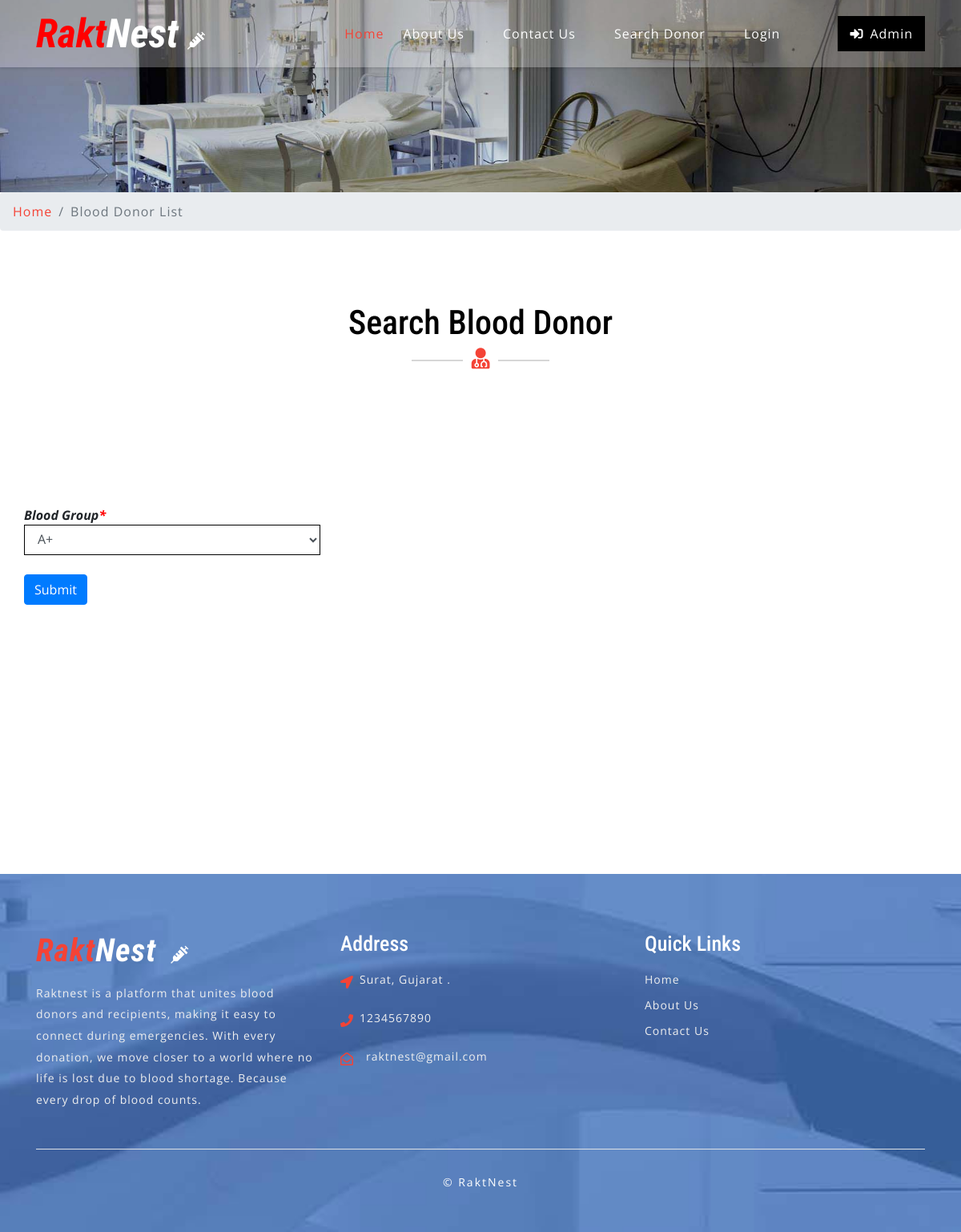
The page /search-donor.php on the database its author committed.
### tables this page shows
CREATE TABLE `tblcontactusinfo` (
  `id` int(11) NOT NULL,
  `Address` tinytext DEFAULT NULL,
  `EmailId` varchar(255) DEFAULT NULL,
  `ContactNo` char(11) DEFAULT NULL
);

### search-donor.php (the view, shortened to what this page needs)
<?php
include('includes/config.php');
?>
<!DOCTYPE html>
<html lang="zxx">
<head>
	<link rel="stylesheet" href="css/bootstrap.css">
	<link rel="stylesheet" href="css/style.css" type="text/css" media="all" />
	<link rel="stylesheet" href="css/fontawesome-all.css">
</head>
<body>
	<?php include('includes/header.php');?>
	<div class="inner-banner-w3ls">
	</div>
	<div class="breadcrumb-agile">
		<div aria-label="breadcrumb">
			<ol class="breadcrumb">
				<li class="breadcrumb-item">
					<a href="index.php">Home</a>
				</li>
				<li class="breadcrumb-item active" aria-current="page">Blood Donor List</li>
			</ol>
		</div>
	</div>
	<br>
				<div class="w3ls-titles text-center mb-5">
				<h3 class="title"><br>Search Blood Donor</h3>
				<span>
					<i class="fas fa-user-md"></i>
				</span>
			</div>
			<br>
	<div class="agileits-contact py-5">
		<div class="py-xl-5 py-lg-3">
			<form name="donar" method="post" style="padding-left: 30px;">
<div class="row">
<div class="col-lg-4 mb-4">
<div class="font-italic"><b>Blood Group<span style="color:red">*</span> </div></b>
<div><select name="bloodgroup" class="form-control" required>
<?php $sql = "SELECT * from  tblbloodgroup ";
$query = $dbh -> prepare($sql);
$query->execute();
$results=$query->fetchAll(PDO::FETCH_OBJ);
if($query->rowCount() > 0)
{
foreach($results as $result)
{               ?>
<option value="<?php echo htmlentities($result->BloodGroup);?>"><?php echo htmlentities($result->BloodGroup);?></option>
<?php }} ?>
</select>
</div>
<div class="row">
<div class="col-lg-4 mb-4"><br>
<div><input type="submit" name="sub" class="btn btn-primary" value="Submit" style="cursor:pointer"></div>
</div>
</div>
</div>
</div>
</form>
	<div class="agileits-contact py-5">
		<div class="py-xl-5 py-lg-3">
			</div>
			</div>
		</div>
	</div>
	<?php include('includes/footer.php');?>
</body>
</html>

### includes/footer.php (shortened to what this page needs)
<footer>
    <div class="w3ls-footer-grids pt-sm-4 pt-3">
      <div class="container py-xl-5 py-lg-3">
        <div class="row">
          <div class="col-md-4 w3l-footer">
            <h2 class="mb-sm-3 mb-2">
              <a href="index.php" class="text-white font-italic font-weight-bold">
                <span>Rakt</span>Nest
                <i class="fas fa-syringe ml-2"></i>
              </a>
            </h2>
            <p>Raktnest is a platform that unites blood donors and recipients, making it easy to
              connect during emergencies. With every donation, we move closer to a world where no life is lost  due to
              blood shortage. Because every drop of blood counts.
            </p>
          </div>
          <div class="col-md-4 w3l-footer my-md-0 my-4">
            <h3 class="mb-sm-3 mb-2 text-white">Address</h3>
            <ul class="list-unstyled">
              <?php
$sql = "SELECT * from tblcontactusinfo";
$query = $dbh -> prepare($sql);
$query->execute();
$results=$query->fetchAll(PDO::FETCH_OBJ);
if($query->rowCount() > 0)
{
foreach($results as $result)
{ ?>
              <li>
                <i class="fas fa-location-arrow float-left"></i>
                <p class="ml-4">
                  <span><?php  echo $result->Address; ?>. </p>
                <div class="clearfix"></div>
              </li>
              <li class="my-3">
                <i class="fas fa-phone float-left"></i>
                <p class="ml-4"><?php  echo $result->ContactNo; ?></p>
                <div class="clearfix"></div>
              </li>
              <li>
                <i class="far fa-envelope-open float-left"></i>
                <a href="mailto:info@example.com" class="ml-3"><?php  echo $result->EmailId; ?></a>
                <div class="clearfix"></div>
              </li>
            <?php } } ?></ul>
          </div>
          <div class="col-md-4 w3l-footer">
            <h3 class="mb-sm-3 mb-2 text-white">Quick Links</h3>
            <div class="nav-w3-l">
              <ul class="list-unstyled">
                <li>
                  <a href="index.php">Home</a>
                </li>
                <li class="mt-2">
                  <a href="about.php">About Us</a>
                </li>
                <li class="mt-2">
                  <a href="contact.php">Contact Us</a>
                </li>
              </ul>
            </div>
          </div>
        </div>
        <div class="border-top mt-5 pt-lg-4 pt-3 pb-lg-0 pb-3 text-center">
          <p class="copy-right-grids mt-lg-1">©  RaktNest
          </p>
        </div>
      </div>
    </div>
  </footer>

### css/style.css (style rules this page uses)
body { padding: 0; margin: 0; background: #FFF; font-family: 'Open Sans', sans-serif; }
body a { transition: 0.5s all; -webkit-transition: 0.5s all; -moz-transition: 0.5s all; -o-transition: 0.5s all; -ms-transition: 0.5s all; text-decoration: none; }
input[type="button"], input[type="submit"] { transition: 0.5s all; -webkit-transition: 0.5s all; -moz-transition: 0.5s all; -o-transition: 0.5s all; -ms-transition: 0.5s all; }
h1, h2, h3, h4, h5, h6 { margin: 0; padding: 0; font-family: 'Roboto Condensed', sans-serif; }
p { margin: 0; padding: 0; font-family: 'Open Sans', sans-serif; font-size: 15px; letter-spacing: 1px; line-height: 1.9; color: #999; }
ul, ol { margin: 0; padding: 0; }
.navbar-light .navbar-brand, .navbar-light .navbar-brand:hover, .navbar-light .navbar-brand:focus, .w3l-footer h2 a span { color: #f44336; }
a.navbar-brand i, .w3l-footer h2 a i { color: #fff; font-size: 22px; }
.form-control { border-radius: 0px }
h3.title { color: #000; font-size: 42px; }
.w3ls-titles span { position: relative; }
.w3ls-titles span:before { content: " "; background: #d6d6d6; width: 64px; height: 2px; position: absolute; top: 9px; left: -75px; }
.w3ls-titles span:after { content: " "; background: #d6d6d6; width: 64px; height: 2px; position: absolute; top: 9px; right: -75px; }
.w3ls-titles i { color: #f44336; font-size: 26px; margin-top: 5px; }
footer { background: url(../images/bg3.jpg) no-repeat center fixed; background-size: cover; -webkit-background-size: cover; -moz-background-size: cover; -o-background-size: cover; -moz-background-size: cover; }
.w3l-footer h2 a { font-size: 40px; letter-spacing: 1px; }
.w3l-footer h3 { font-size: 26px; }
.w3l-footer p, .w3l-footer p a, .w3l-footer ul li a { font-size: 14px; color: #efefef; letter-spacing: 1px; }
.w3l-footer ul li i { color: #f44336; line-height: 2; }
p.copy-right-grids { font-size: 14px; color: #fff; letter-spacing: 2px; }
.inner-banner-w3ls { background: url(../images/banner3.jpg) no-repeat center; background-size: cover; -webkit-background-size: cover; -moz-background-size: cover; -o-background-size: cover; -moz-background-size: cover; height: 20vw; }
.breadcrumb li a { color: #f44336; }
.breadcrumb li { letter-spacing: 1px; color: #000; }
select.form-control:not([size]):not([multiple]) { height: inherit; }

### rows shown on the page
tblcontactusinfo: Address "Surat, Gujarat", ContactNo "1234567890", EmailId "raktnest@gmail.com"

### other values the page prints
form field bloodgroup "A+"
